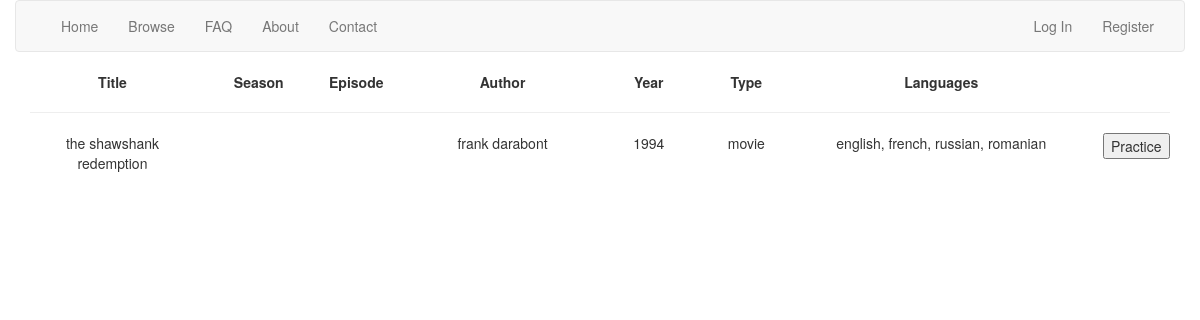
Screenshot of /view_project/the shawshank redemption with the database file from the repository.
### tables this page shows
CREATE TABLE 'projects' ('id' INTEGER PRIMARY KEY AUTOINCREMENT NOT NULL, 'type' TEXT NOT NULL,'title' TEXT NOT NULL, 'author' TEXT NOT NULL, 'year' INTEGER NOT NULL, 'user_id'  INTEGER NOT NULL  , 'season' INTEGER DEFAULT ' ', 'episode' INTEGER DEFAULT ' ', 'line_count' INTEGER);

### application.py (the view)
@app.route("/view_project/<title>")
def view_project(title):
    rows = db.execute("SELECT * FROM projects WHERE title = :title", title=title)
    project = rows[0]
    rows = db.execute("SELECT * FROM versions WHERE project_id = :id", id=project["id"])
    languages = ""
    for row in rows:
        languages += (row["language"] + ", ")
    languages = languages[:-2]
    project["languages"] = languages
    return render_template("view_project.html", project=project)

### templates/view_project.html (shortened to what this page needs)
{% extends "layout.html" %}
{% block main %}
    <div class="container">
        <div class="row">
            <div class="col-xs-2"><strong>Title</strong></div>
            <div class="col-xs-1"><strong>Season</strong></div>
            <div class="col-xs-1"><strong>Episode</strong></div>
            <div class="col-xs-2"><strong>Author</strong></div>
            <div class="col-xs-1"><strong>Year</strong></div>
            <div class="col-xs-1"><strong>Type</strong></div>
            <div class="col-xs-3"><strong>Languages</strong></div>
            <div class="col-xs-1"></div>
        </div>
        <hr>
        <div class="row">
            <div class="col-xs-2"> {{ project["title"] }} </div>
            <div class="col-xs-1"> {{ project["season"] }} </div>
            <div class="col-xs-1"> {{ project["episode"] }} </div>
            <div class="col-xs-2"> {{ project["author"] }} </div>
            <div class="col-xs-1"> {{ project["year"] }} </div>
            <div class="col-xs-1"> {{ project["type"] }} </div>
            <div class="col-xs-3"> {{ project["languages"] }} </div>
            <div class="col-xs-1">
                <form action=" {{ url_for('prepare_practice') }} " method="POST">
                    <button type="submit" name="prepare_practice" value="{{ project['id'] }}">
                        Practice
                    </button>
                </form>
            </div>
        </div>
    </div>
{% endblock %}

### static/styles.css (style rules this page uses)
body, html { width: 100%; height: 100%; margin: 0; }
.container { margin-left: auto; margin-right: auto; text-align: center; width: 100%; height: 100%; }

### rows the page displays
projects: title "the shawshank redemption", author "frank darabont", year "1994", type "movie"

### other values shown
{{ project["languages"] }} "english, french, russian, romanian"
